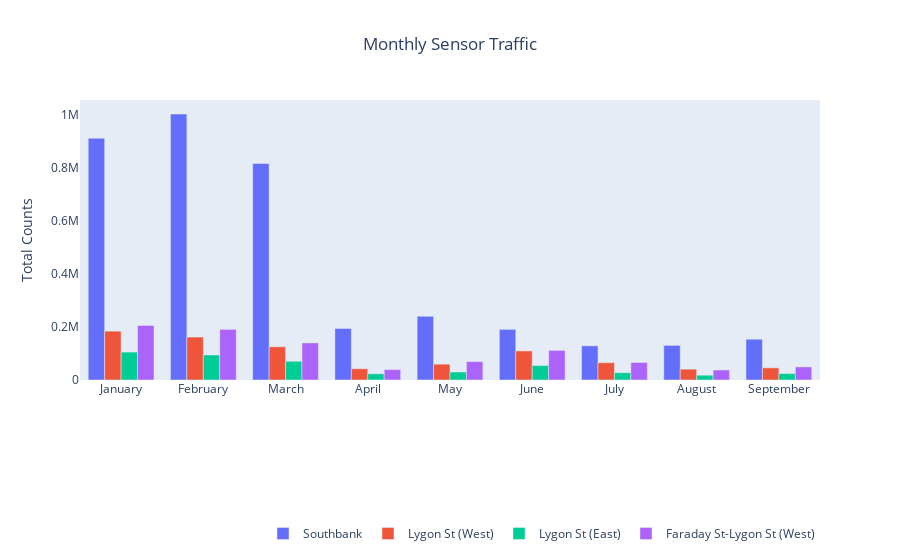

Notebook source saved alongside this figure:
### Code cell
sensors = ["Lygon St (East)", "Lygon St (West)", "Faraday St-Lygon St (West)", "Southbank"]
new_2020_df = filter_df(counts_df, year=2020, sensor=sensors)
plot_month_counts(new_2020_df, split_sensors=True)

### Figure 1 — Plotly figure (JSON) as saved in the notebook; plotly's stock layout.template omitted (floating-point values rounded to 4 significant figures)
{"data": [{"alignmentgroup": "True", "hovertemplate": "Sensor_Name=Southbank<br>Month=%{x}<br>Hourly_Counts=%{y}<extra></extra>", "legendgroup": "Southbank", "marker": {"color": "#636efa"}, "name": "Southbank", "offsetgroup": "Southbank", "orientation": "v", "showlegend": true, "textposition": "auto", "type": "bar", "x": ["January", "February", "March", "April", "May", "June", "July", "August", "September"], "xaxis": "x", "y": [910977, 1002477, 816192, 194288, 240025, 190891, 128818, 130420, 153717], "yaxis": "y"}, {"alignmentgroup": "True", "hovertemplate": "Sensor_Name=Lygon St (West)<br>Month=%{x}<br>Hourly_Counts=%{y}<extra></extra>", "legendgroup": "Lygon St (West)", "marker": {"color": "#EF553B"}, "name": "Lygon St (West)", "offsetgroup": "Lygon St (West)", "orientation": "v", "showlegend": true, "textposition": "auto", "type": "bar", "x": ["January", "February", "March", "April", "May", "June", "July", "August", "September"], "xaxis": "x", "y": [184163, 161819, 125182, 42345, 59672, 109561, 65226, 40863, 45843], "yaxis": "y"}, {"alignmentgroup": "True", "hovertemplate": "Sensor_Name=Lygon St (East)<br>Month=%{x}<br>Hourly_Counts=%{y}<extra></extra>", "legendgroup": "Lygon St (East)", "marker": {"color": "#00cc96"}, "name": "Lygon St (East)", "offsetgroup": "Lygon St (East)", "orientation": "v", "showlegend": true, "textposition": "auto", "type": "bar", "x": ["January", "February", "March", "April", "May", "June", "July", "August", "September"], "xaxis": "x", "y": [105248, 94214, 70558, 23406, 30019, 54442, 27415, 18095, 24287], "yaxis": "y"}, {"alignmentgroup": "True", "hovertemplate": "Sensor_Name=Faraday St-Lygon St (West)<br>Month=%{x}<br>Hourly_Counts=%{y}<extra></extra>", "legendgroup": "Faraday St-Lygon St (West)", "marker": {"color": "#ab63fa"}, "name": "Faraday St-Lygon St (West)", "offsetgroup": "Faraday St-Lygon St (West)", "orientation": "v", "showlegend": true, "textposition": "auto", "type": "bar", "x": ["January", "February", "March", "April", "May", "June", "July", "August", "September"], "xaxis": "x", "y": [205698, 190782, 139692, 39297, 69462, 111616, 66070, 37806, 49342], "yaxis": "y"}], "layout": {"autosize": true, "barmode": "group", "legend": {"orientation": "h", "title": {"text": ""}, "tracegroupgap": 0, "x": 1, "xanchor": "right", "y": -0.6, "yanchor": "bottom"}, "title": {"text": "Monthly Sensor Traffic", "x": 0.5}, "xaxis": {"anchor": "y", "autorange": true, "domain": [0, 1], "range": [-0.5, 8.5], "title": {}, "type": "category"}, "yaxis": {"anchor": "x", "autorange": true, "domain": [0, 1], "range": [0, 1055000.0], "showgrid": false, "title": {"text": "Total Counts"}, "type": "linear", "zeroline": false}}}
